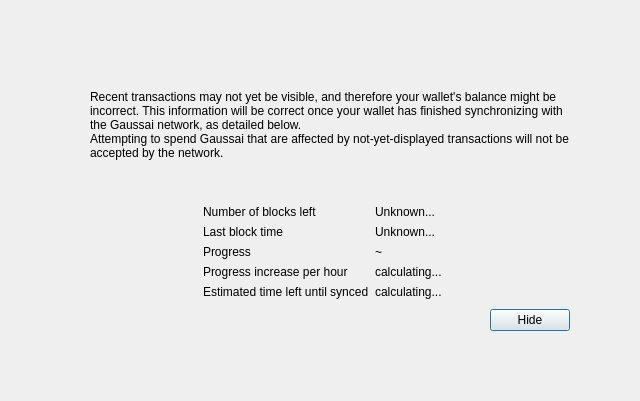
<?xml version="1.0" encoding="UTF-8"?>
<ui version="4.0">
 <class>ModalOverlay</class>
 <widget class="QWidget" name="ModalOverlay">
  <property name="geometry">
   <rect>
    <x>0</x>
    <y>0</y>
    <width>640</width>
    <height>401</height>
   </rect>
  </property>
  <property name="windowTitle">
   <string>Form</string>
  </property>
  <layout class="QVBoxLayout" name="verticalLayout" stretch="0">
   <property name="sizeConstraint">
    <enum>QLayout::SetDefaultConstraint</enum>
   </property>
   <property name="leftMargin">
    <number>0</number>
   </property>
   <property name="topMargin">
    <number>0</number>
   </property>
   <property name="rightMargin">
    <number>0</number>
   </property>
   <property name="bottomMargin">
    <number>0</number>
   </property>
   <item>
    <widget class="QWidget" name="bgWidget" native="true">
     <property name="styleSheet">
      <string notr="true"/>
     </property>
     <layout class="QVBoxLayout" name="verticalLayoutMain" stretch="0">
      <property name="leftMargin">
       <number>60</number>
      </property>
      <property name="topMargin">
       <number>60</number>
      </property>
      <property name="rightMargin">
       <number>60</number>
      </property>
      <property name="bottomMargin">
       <number>60</number>
      </property>
      <item>
       <widget class="QWidget" name="contentWidget" native="true">
        <property name="styleSheet">
         <string notr="true"/>
        </property>
        <layout class="QVBoxLayout" name="verticalLayoutSub" stretch="1,0,0,0,0">
         <property name="spacing">
          <number>0</number>
         </property>
         <property name="leftMargin">
          <number>10</number>
         </property>
         <property name="topMargin">
          <number>10</number>
         </property>
         <property name="rightMargin">
          <number>10</number>
         </property>
         <property name="bottomMargin">
          <number>10</number>
         </property>
         <item>
          <layout class="QHBoxLayout" name="horizontalLayoutIconText" stretch="0,1">
           <property name="topMargin">
            <number>20</number>
           </property>
           <item>
            <layout class="QVBoxLayout" name="verticalLayoutIcon">
             <property name="leftMargin">
              <number>0</number>
             </property>
             <item>
              <widget class="QLabel" name="warningIcon">
               <property name="text">
                <string/>
               </property>
              </widget>
             </item>
             <item>
              <spacer name="verticalSpacerWarningIcon">
               <property name="orientation">
                <enum>Qt::Vertical</enum>
               </property>
               <property name="sizeHint" stdset="0">
                <size>
                 <width>20</width>
                 <height>40</height>
                </size>
               </property>
              </spacer>
             </item>
            </layout>
           </item>
           <item>
            <layout class="QVBoxLayout" name="verticalLayoutInfoText">
             <property name="leftMargin">
              <number>0</number>
             </property>
             <property name="topMargin">
              <number>0</number>
             </property>
             <item>
              <widget class="QLabel" name="infoText">
               <property name="text">
                <string>Recent transactions may not yet be visible, and therefore your wallet's balance might be incorrect. This information will be correct once your wallet has finished synchronizing with the Gaussai network, as detailed below.</string>
               </property>
               <property name="textFormat">
                <enum>Qt::RichText</enum>
               </property>
               <property name="wordWrap">
                <bool>true</bool>
               </property>
              </widget>
             </item>
             <item>
              <widget class="QLabel" name="infoTextStrong">
               <property name="text">
                <string>Attempting to spend Gaussai that are affected by not-yet-displayed transactions will not be accepted by the network.</string>
               </property>
               <property name="textFormat">
                <enum>Qt::RichText</enum>
               </property>
               <property name="wordWrap">
                <bool>true</bool>
               </property>
              </widget>
             </item>
             <item>
              <spacer name="verticalSpacerInTextSpace">
               <property name="orientation">
                <enum>Qt::Vertical</enum>
               </property>
               <property name="sizeHint" stdset="0">
                <size>
                 <width>20</width>
                 <height>40</height>
                </size>
               </property>
              </spacer>
             </item>
            </layout>
           </item>
          </layout>
         </item>
         <item>
          <spacer name="verticalSpacerAfterText">
           <property name="orientation">
            <enum>Qt::Vertical</enum>
           </property>
           <property name="sizeHint" stdset="0">
            <size>
             <width>20</width>
             <height>40</height>
            </size>
           </property>
          </spacer>
         </item>
         <item>
          <layout class="QFormLayout" name="formLayout">
           <property name="fieldGrowthPolicy">
            <enum>QFormLayout::FieldsStayAtSizeHint</enum>
           </property>
           <property name="formAlignment">
            <set>Qt::AlignHCenter|Qt::AlignTop</set>
           </property>
           <property name="horizontalSpacing">
            <number>6</number>
           </property>
           <property name="verticalSpacing">
            <number>6</number>
           </property>
           <property name="topMargin">
            <number>10</number>
           </property>
           <item row="0" column="0">
            <widget class="QLabel" name="labelNumberOfBlocksLeft">
             <property name="text">
              <string>Number of blocks left</string>
             </property>
            </widget>
           </item>
           <item row="0" column="1">
            <widget class="QLabel" name="numberOfBlocksLeft">
             <property name="text">
              <string>Unknown...</string>
             </property>
            </widget>
           </item>
           <item row="1" column="0">
            <widget class="QLabel" name="labelLastBlockTime">
             <property name="text">
              <string>Last block time</string>
             </property>
            </widget>
           </item>
           <item row="1" column="1">
            <widget class="QLabel" name="newestBlockDate">
             <property name="sizePolicy">
              <sizepolicy hsizetype="Maximum" vsizetype="Preferred">
               <horstretch>0</horstretch>
               <verstretch>0</verstretch>
              </sizepolicy>
             </property>
             <property name="text">
              <string>Unknown...</string>
             </property>
            </widget>
           </item>
           <item row="2" column="0">
            <widget class="QLabel" name="labelSyncDone">
             <property name="text">
              <string>Progress</string>
             </property>
            </widget>
           </item>
           <item row="2" column="1">
            <layout class="QHBoxLayout" name="horizontalLayoutSync" stretch="0,1">
             <item>
              <widget class="QLabel" name="percentageProgress">
               <property name="text">
                <string notr="true">~</string>
               </property>
              </widget>
             </item>
            </layout>
           </item>
           <item row="4" column="0">
            <widget class="QLabel" name="labelProgressIncrease">
             <property name="text">
              <string>Progress increase per hour</string>
             </property>
            </widget>
           </item>
           <item row="4" column="1">
            <widget class="QLabel" name="progressIncreasePerH">
             <property name="text">
              <string>calculating...</string>
             </property>
            </widget>
           </item>
           <item row="5" column="0">
            <widget class="QLabel" name="labelEstimatedTimeLeft">
             <property name="text">
              <string>Estimated time left until synced</string>
             </property>
            </widget>
           </item>
           <item row="5" column="1">
            <widget class="QLabel" name="expectedTimeLeft">
             <property name="text">
              <string>calculating...</string>
             </property>
            </widget>
           </item>
          </layout>
         </item>
         <item>
          <layout class="QHBoxLayout" name="horizontalLayoutButtons">
           <property name="leftMargin">
            <number>10</number>
           </property>
           <property name="topMargin">
            <number>10</number>
           </property>
           <item>
            <spacer name="horizontalSpacer">
             <property name="orientation">
              <enum>Qt::Horizontal</enum>
             </property>
             <property name="sizeHint" stdset="0">
              <size>
               <width>40</width>
               <height>20</height>
              </size>
             </property>
            </spacer>
           </item>
           <item>
            <widget class="QPushButton" name="closeButton">
             <property name="text">
              <string>Hide</string>
             </property>
             <property name="shortcut">
              <string notr="true">Esc</string>
             </property>
             <property name="focusPolicy">
              <enum>Qt::StrongFocus</enum>
             </property>
             <property name="default">
              <bool>true</bool>
             </property>
            </widget>
           </item>
          </layout>
         </item>
         <item>
          <layout class="QVBoxLayout" name="verticalLayout_2">
           <item>
            <spacer name="verticalSpacer">
             <property name="orientation">
              <enum>Qt::Vertical</enum>
             </property>
             <property name="sizeHint" stdset="0">
              <size>
               <width>20</width>
               <height>40</height>
              </size>
             </property>
            </spacer>
           </item>
          </layout>
         </item>
        </layout>
       </widget>
      </item>
     </layout>
    </widget>
   </item>
  </layout>
 </widget>
 <resources/>
 <connections/>
</ui>
